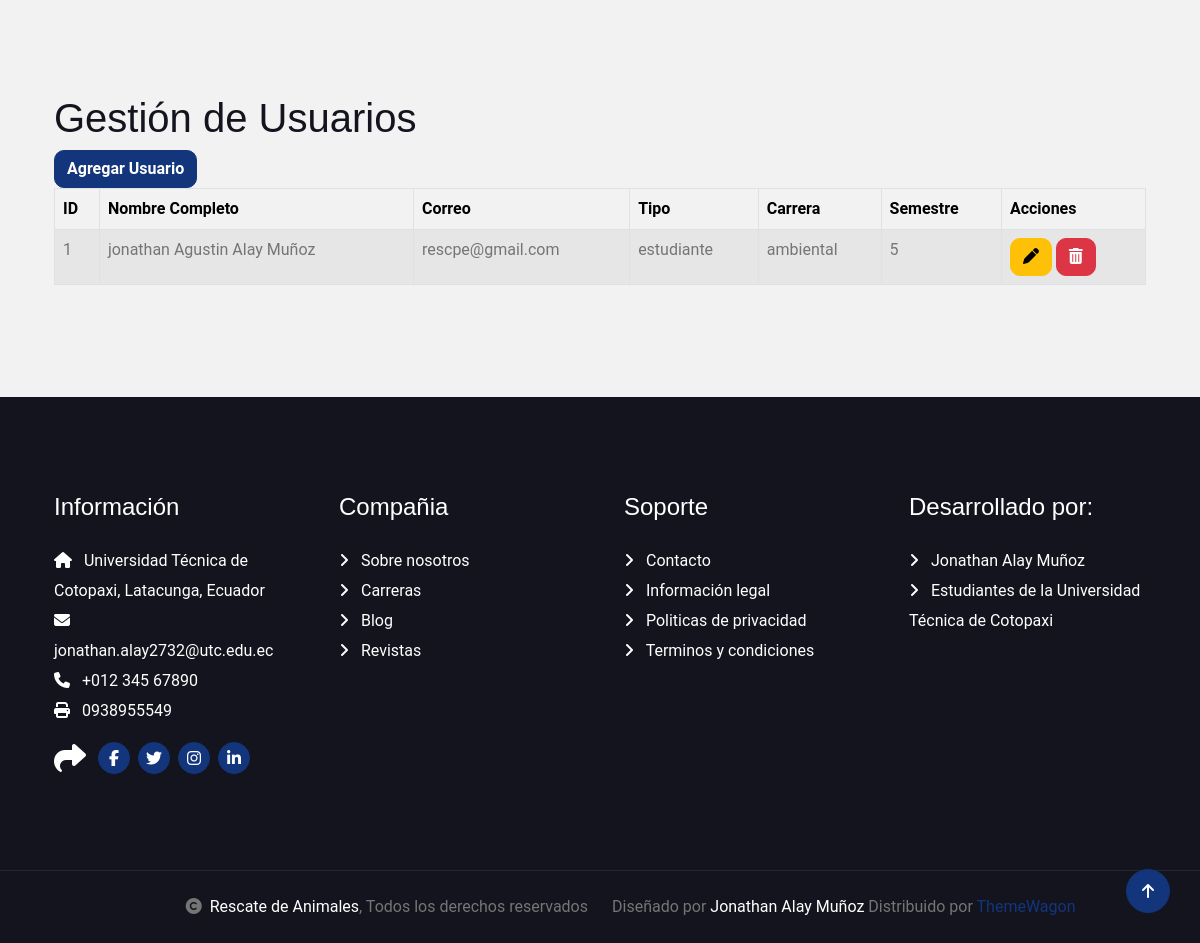
The app's page /usuario (lower part), older data.
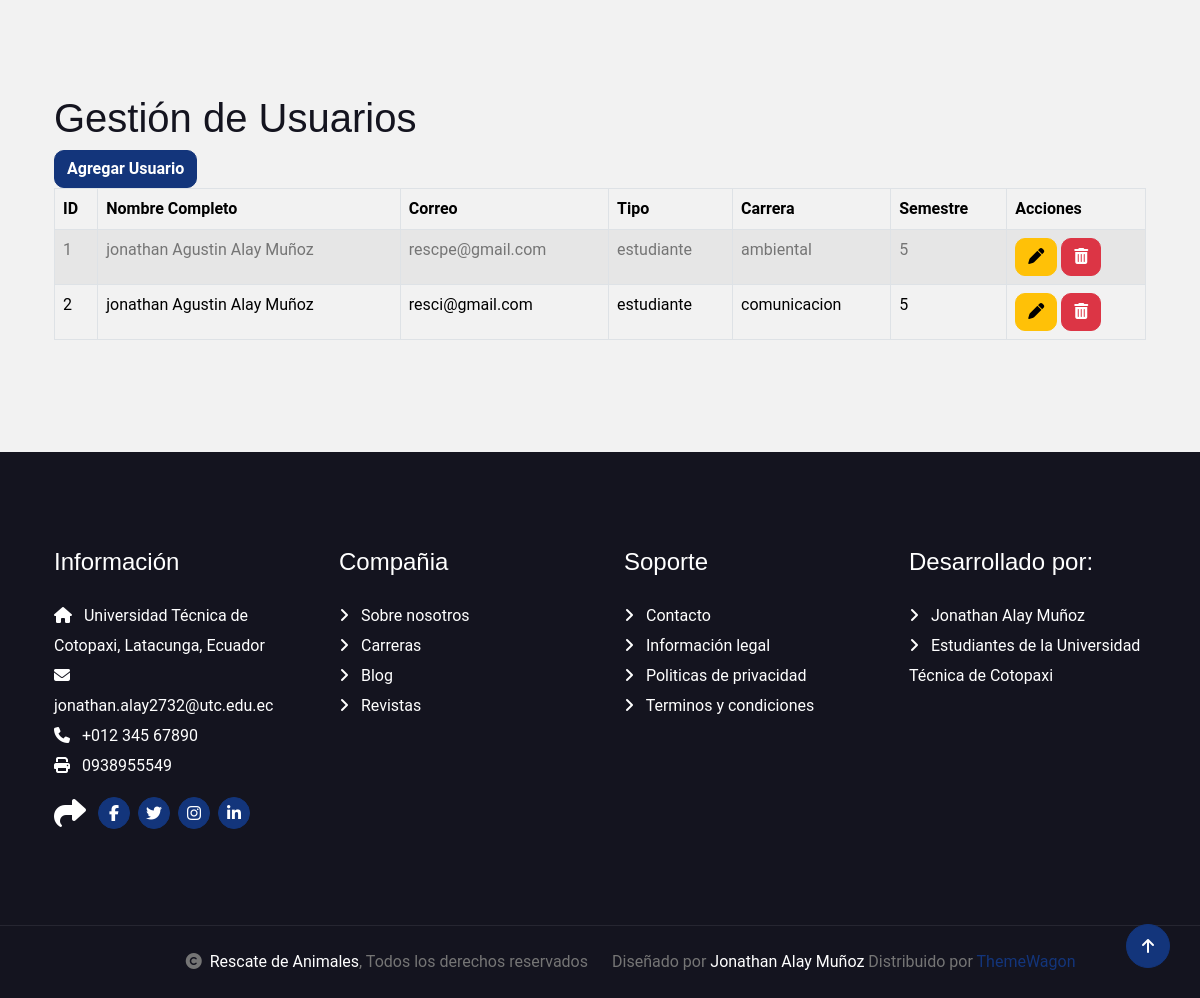
The same page, newer data.
### Aplicaciones/Eventos/models.py (models this page shows, shortened)
class Usuario(models.Model):
    nombre_completo = models.CharField(max_length=100)
    correo = models.EmailField(unique=True)
    tipo = models.CharField(max_length=20)  # estudiante, docente, admin
    carrera = models.ForeignKey(Carrera, on_delete=models.SET_NULL, null=True)
    semestre = models.CharField(max_length=10)

class Carrera(models.Model):
    nombre = models.CharField(max_length=100)
    def __str__(self):
        return self.nombre

### Aplicaciones/Eventos/views.py (the view)
# urls.py: path('usuario', views.usuario, name='usuario'),
def usuario(request):
    registros = Usuario.objects.all()
    return render(request, "usuario.html", {'usuarios': registros})

### Aplicaciones/Eventos/templates/usuario.html (shortened to what this page needs)
{% extends './plantilla.html' %}
{% block contenido %}
    <h1>Gestión de Usuarios</h1>
    <a class="btn btn-primary" href="/nuevoUsuario">Agregar Usuario</a>
    <table class="table table-bordered table-striped table-hover" id="tbl_usuarios">
        <thead>
            <tr>
                <th>ID</th>
                <th>Nombre Completo</th>
                <th>Correo</th>
                <th>Tipo</th>
                <th>Carrera</th>
                <th>Semestre</th>
                <th>Acciones</th>
            </tr>
        </thead>
        <tbody>
            {% for usuario in usuarios %}
                <tr>
                    <td>{{ usuario.id }}</td>
                    <td>{{ usuario.nombre_completo }}</td>
                    <td>{{ usuario.correo }}</td>
                    <td>{{ usuario.tipo }}</td>
                    <td>{{ usuario.carrera }}</td>
                    <td>{{ usuario.semestre }}</td>
                    <td>
                        <a class="btn btn-warning" href="/editarUsuario/{{ usuario.id }}"><i class ="fa fa-pen"> </i></a>
                        <a class="btn btn-danger" href="#" onclick="eliminarUsuario({{ usuario.id }})"><i class ="fa fa-trash"> </i></a>
                    </td>
                </tr>
            {% endfor %}
        </tbody>
    </table>
{% endblock %}

Row changes from the older to the newer data that the page shows:
added Usuario: id "2", nombre_completo "jonathan Agustin Alay Muñoz", correo "resci@gmail.com", tipo "estudiante", carrera "comunicacion", semestre "5"
